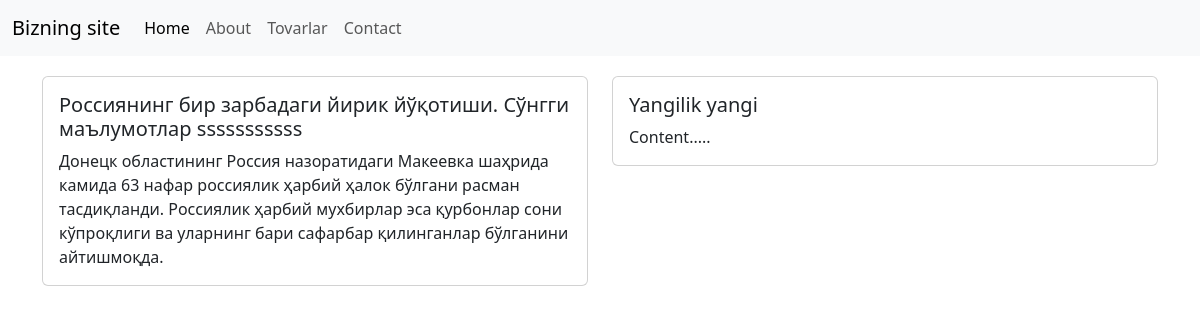
Screenshot of /news/dunyo with the database file from the repository.
### main/models.py (models this page shows, shortened)
class Yangiliklar(models.Model):
    title = models.CharField(max_length=100)
    body = models.TextField()
    type = models.CharField(max_length=50, default='')
    class Meta:
        verbose_name = 'item'
        verbose_name_plural = 'news'

### main/views.py (the view)
# urls.py: path('news/<str:pk>', news, name='news'),
def news(request, pk):
    news = Yangiliklar.objects.all().filter(type=pk)
    context = {
        'news': news
    }
    return render(request, 'main/news.html', context)

### main/templates/main/news.html (shortened to what this page needs)
{% extends 'main/base.html' %}
{% block body %}
<div class="container">
  <div class="row">
{% for i in news %}
  <div class="col-sm-6 mb-3 news">
    <div class="card">
      <div class="card-body">
        <h5 class="card-title">{{i.title}}</h5>
        <p class="card-text">{{i.body}}</p>
      </div>
    </div>
  </div>
{% endfor %}
</div>
</div>
{% endblock %}

### main/templates/main/base.html (style rules this page uses)
.news { margin-top: 20px }

### rows the page displays
Yangiliklar: title "Россиянинг бир зарбадаги йирик йўқотиши. Сўнгги маълумотлар sssssssssss", body "Донецк областининг Россия назоратидаги Макеевка шаҳрида камида 63 нафар россиялик ҳарбий ҳалок бўлгани расман тасдиқланди. Россиялик ҳарбий мухбирлар эса қурбонлар сони кўпроқлиги ва уларнинг бари сафарбар қилинганлар бўлганини айтишмоқда."
Yangiliklar: title "Yangilik yangi", body "Content....."
